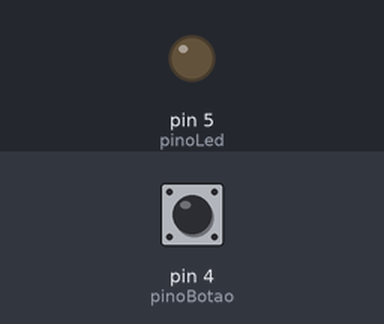
Recording of a sketch running on a simulated Arduino Uno, built with avr-gcc and run on an emulated ATmega328P. Parts: output pins drawn as LEDs (lit = HIGH). The inputs (shaded band) are chosen by the test bench; at power-on: pin 4 (pinoBotao) LOW.

Above: at 1.2 s.
1.3 s: pin 4 (pinoBotao) pulled HIGH for 0.15 s
At 2.4 s:
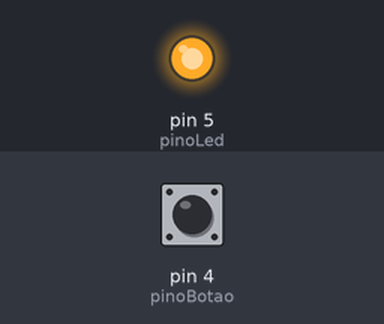
2.9 s: pin 4 (pinoBotao) pulled HIGH for 1 s
At 3.6 s:
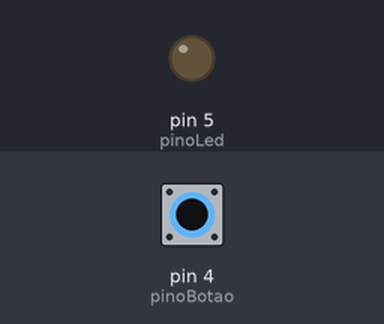
5.4 s: pin 4 (pinoBotao) pulled HIGH for 3.2 s
At 6.7 s:
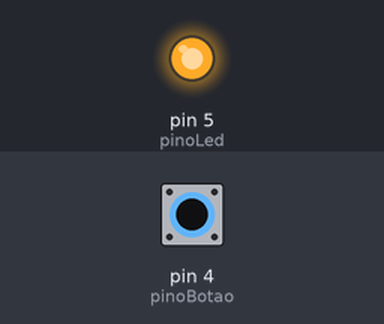
Timing chart, 0 to 8.4 s (numbered marks = the images above; inputs shaded):
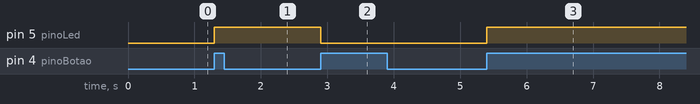

Measured:
- after the input at 1.3 s, pin 5 (pinoLed): LOW → HIGH at once
- after the input at 2.9 s, pin 5 (pinoLed): HIGH → LOW at once
- after the input at 5.4 s, pin 5 (pinoLed): LOW → HIGH at once

The sketch:

Interruptor.ino
```cpp
#define pinoBotao 4
#define pinoLed 5

int estadoBotao = 0;
int flagBotao;
int estadoLed = 1;

void setup() {
  pinMode(pinoBotao, INPUT);
  pinMode(pinoLed, OUTPUT);
}

void loop() {

  estadoBotao = digitalRead(pinoBotao);

  if (estadoBotao == 1 && flagBotao==0){
    flagBotao = 1;
      if(estadoLed == 1){
        estadoLed = 0;
        digitalWrite(pinoLed, HIGH);
      }
      else if(estadoLed == 0){
        estadoLed = 1;
        digitalWrite(pinoLed, LOW);
     }
     delay(100);
  }
  if(estadoBotao==0){
    flagBotao = 0;
  }
}
```
